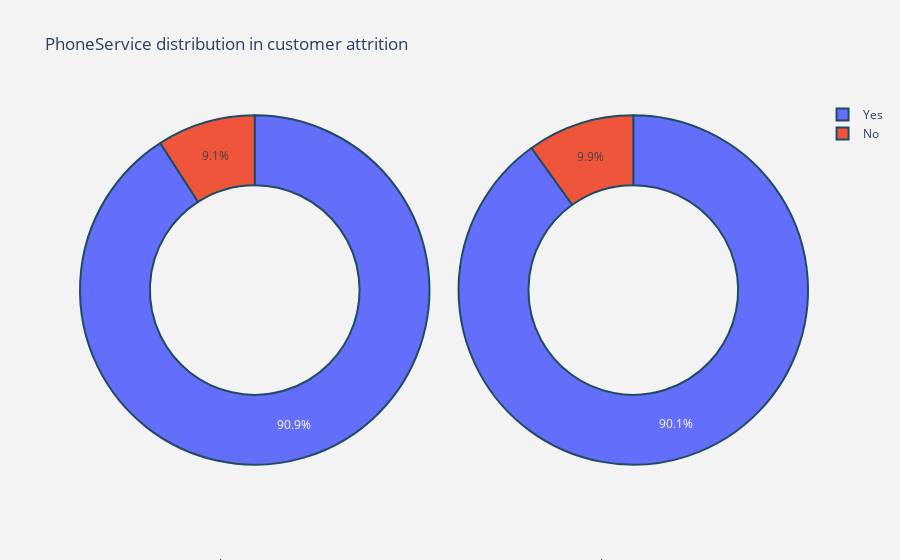

The notebook cell this image was saved under:
### Code cell
plot_pie("PhoneService")
chi_square_test('PhoneService', df)

### Figure 1 — Plotly figure (JSON) as saved in the notebook; plotly's stock layout.template omitted (floating-point values rounded to 4 significant figures)
{"data": [{"domain": {"x": [0, 0.48]}, "hole": 0.6, "hoverinfo": "label+percent+name", "labels": ["Yes", "No"], "marker": {"line": {"color": "rgb(33, 75, 99)", "width": 2}}, "name": "Churn Customers", "type": "pie", "values": [1699, 170]}, {"domain": {"x": [0.52, 1]}, "hole": 0.6, "hoverinfo": "label+percent+name", "labels": ["Yes", "No"], "marker": {"line": {"color": "rgb(33, 75, 99)", "width": 2}}, "name": "Non Churn Customers", "type": "pie", "values": [4662, 512]}], "layout": {"annotations": [{"font": {"size": 13}, "showarrow": false, "text": "churn customers", "x": 0.18, "y": -0.25}, {"font": {"size": 13}, "showarrow": false, "text": "Non Churn Customers", "x": 0.85, "y": -0.25}], "autosize": true, "paper_bgcolor": "rgb(243,243,243)", "plot_bgcolor": "rgb(243,243,243)", "title": {"text": "PhoneService distribution in customer attrition "}}}
